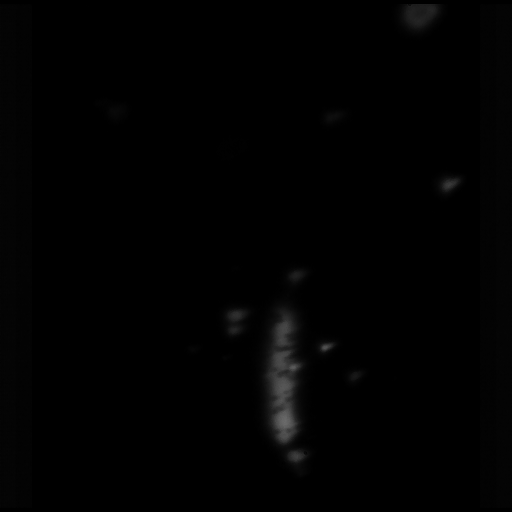
#> input picture debug/faint_1_Layer047_Section_09_S0001000074.png, 512 x 512 px; its folder holds 4 pictures in this run
$ python untitled0.py
#> lines starting #> are read from the running program, lines starting #| are printed output that depends on the picture
# -*- coding: utf-8 -*-
"""
Created on Wed Jan 26 19:47:36 2022

@author: hlinl
"""


import copy
import glob
import os
import matplotlib.pyplot as plt
import matplotlib.image as mig
import numpy as np

image_path_list = glob.glob("*.png")
intensity_threshold = (0.8, 1.0) # Default: (0.8, 1.0).

for image_name in image_path_list:
    save_image_name = '_'.join(image_name.split('_')[:2])
    img_matrix_temp = mig.imread(image_name)
#> img_matrix_temp is the input picture: shape (512, 512) float32; min 0, max 0.42, mean 0.00654

    indices_array_row_col = np.where(np.logical_and(img_matrix_temp >= intensity_threshold[0],
                                                    img_matrix_temp <= intensity_threshold[1])) # Float tuple. (row indices, col_indices)
#> indices_array_row_col = (empty array, empty array)

    bright_pixel_index_array_temp = np.vstack((indices_array_row_col[1], indices_array_row_col[0])).T # [ col_ind | row_ind ]
#> bright_pixel_index_array_temp = empty array
    # bright_pixel_index_list_temp = np.vstack((indices_array_row_col[0], indices_array_row_col[1])).T.tolist()

    plt.figure()
    plt.imshow(img_matrix_temp, cmap='gray')
    plt.scatter(bright_pixel_index_array_temp[:,0],
                bright_pixel_index_array_temp[:,1],
                c='r', s=1.0)
    plt.savefig("{}_bright_show.png".format(save_image_name))
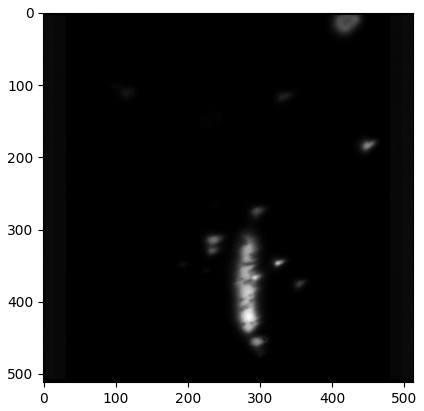
#> figure drawn by matplotlib, 1 panel
#> pass 3 of the loop `for image_name in image_path_list:`:
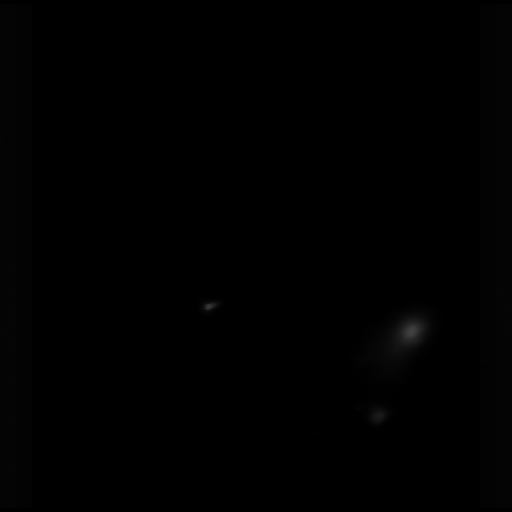
#> input picture debug/none_1_Layer047_Section_09_S0001000333.png, 512 x 512 px
#> img_matrix_temp is the input picture: shape (512, 512) float32; min 0, max 0.262, mean 0.00287
#> `plt.savefig("{}_bright_show.png".format(save_image_name))`:
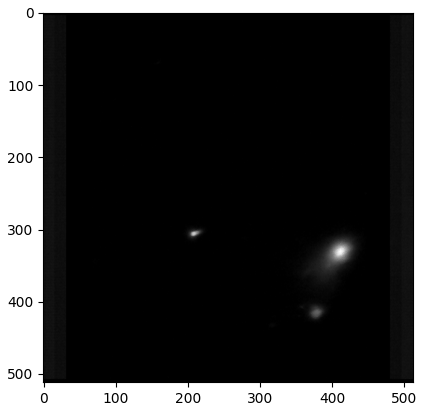
#> figure drawn by matplotlib, 1 panel
#> the loop made 4 passes; the first 3 are shown
